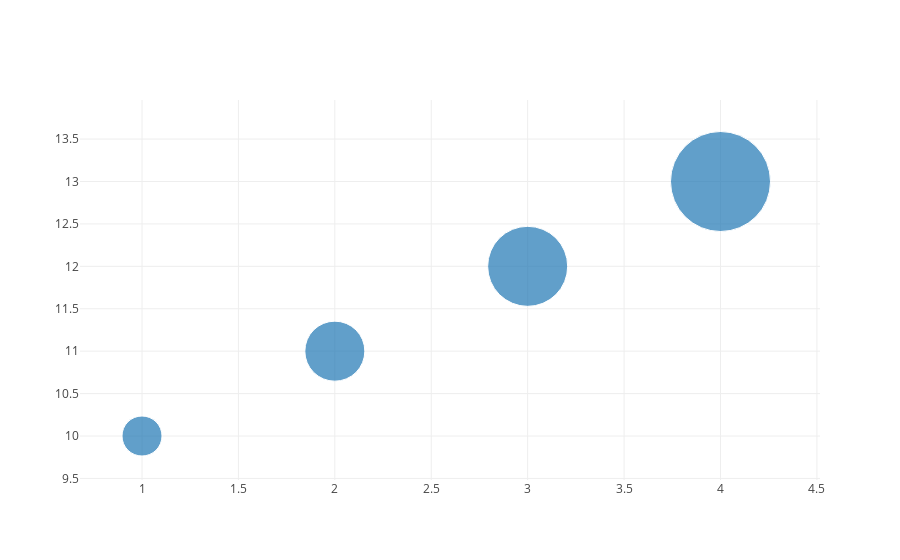

Write notebook code for a chart like this one.
### Code cell
import os
import plotly as py
from plotly.graph_objs import Scatter, Layout
import plotly.graph_objs as go

### Figure 1 — Plotly figure (JSON) as saved in the notebook; plotly's stock layout.template omitted (floating-point values rounded to 4 significant figures)
{"data": [{"marker": {"size": [40, 60, 80, 100]}, "mode": "markers", "type": "scatter", "x": [1, 2, 3, 4], "y": [10, 11, 12, 13]}], "layout": {}}
